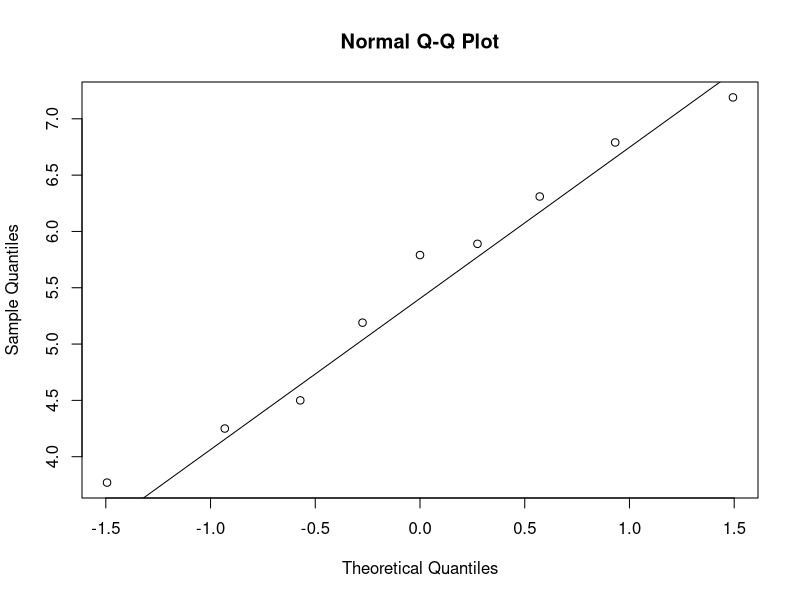
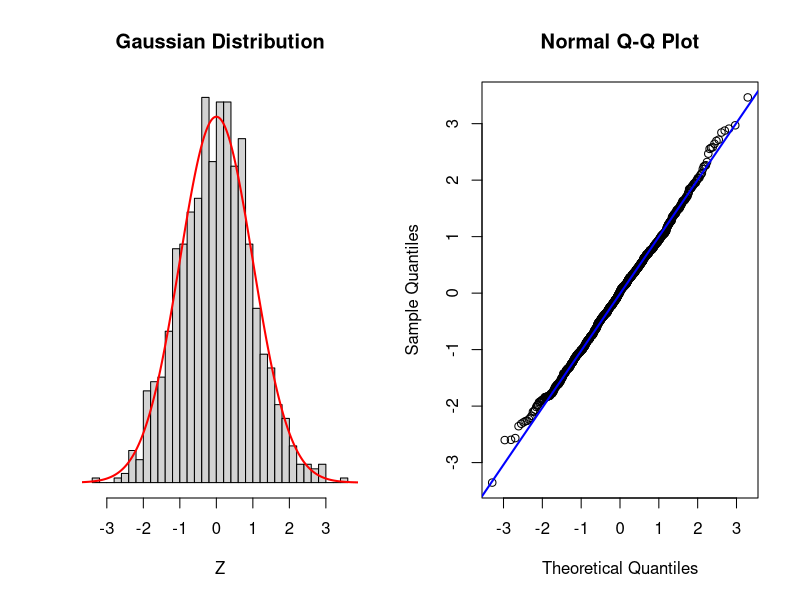

Source code (R) for these figures, in order:
library(plyr)
library(tidyverse)

# http://seankross.com/2016/02/29/A-Q-Q-Plot-Dissection-Kit.html
par(mfrow = c(1, 1))

#distribution="norm",
qnorm.quantile <- function(x, ndx) {
  return(qnorm((1.0/(length(x)+1)*ndx))) # distribution="norm"))
}

x <- c(-15, 1, 5, 4, 2, 9, 0, -3.28,  -3, 4, 7, 12, 8, -1.5, 2.8, -0.5, 19.33)
x <- c(7.19, 6.31, 5.89, 4.5, 3.77, 4.25, 5.19, 5.79, 6.79)
#x

#x <- c(1.71, 1.78, 2.36, 1.95, 2.59, 1.76, 2.05, 1.52, 1.87, 1.89)

x <- sort(x)

x

qqnorm(x)
qqline(x)


#hist_ <- function(x, ...){
#  hist(x, breaks = 30, xlab = "Z", ylab = "",  yaxt='n', freq = FALSE, ...)
#  lines(zs, normal_density, type = "l", col = "red", lwd = 2)
#}

#hist_(x, main = "Gaussian Distribution")


summaryStats <- summary(x)
summaryStats


#qnorm((1.0/length(x))*1)
y <- x
for (ndx in 1:length(x)){
  y[ndx] <- qnorm.quantile(x, ndx)
  print(paste( x[ndx], "  z =  " , qnorm.quantile(x, ndx)))
}





####################################################

par(mfrow = c(1, 2))

# normal_density are the y-values for the normal curve
# zs are the x-values for the normal curve
n <- 1000
normal_density <- dnorm(seq(-4, 4, 0.01))
zs <- seq(-4, 4, 0.01)

# Add some spice to the default histogram function
hist_ <- function(x, ...){
  hist(x, breaks = 30, xlab = "Z", ylab = "",  yaxt='n', freq = FALSE, ...)
  lines(zs, normal_density, type = "l", col = "red", lwd = 2)
}

# Gaussian Normal
# rnorm() generates random numbers from a normal distribution
# gaussian_rv is the dataset that will be compared to the Gaussian distribution
gaussian_rv <- rnorm(n)

# Draw the histogram
hist_(gaussian_rv, main = "Gaussian Distribution")

# Draw the Q-Q plot
qqnorm(gaussian_rv)
qqline(gaussian_rv, col = "blue", lwd = 2)